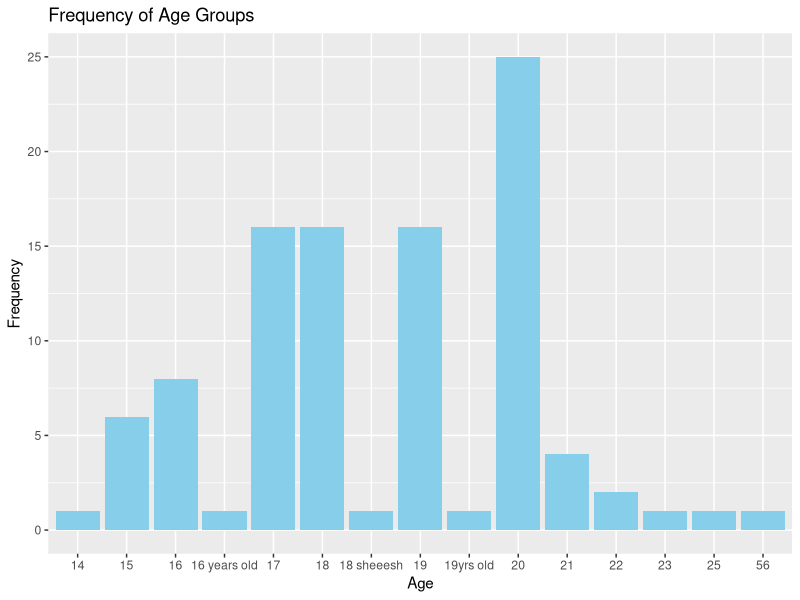

Generate this figure with R:
## ---- chunk 1
knitr::opts_chunk$set(echo = TRUE)
## ---- chunk 2
library(readr)
library(ggplot2)
library(dplyr)
## ---- chunk 3
survey <- read_csv("Survey_ Understanding Student Engagement in Online Gaming.csv")
View(survey)
## ---- chunk 4

age <- survey %>%
  mutate(Age = as.factor(Age)) %>%
  group_by(Age) %>%
  summarise(count = n())

# Plotting
ggplot(age, aes(x = Age, y = count)) +
  geom_bar(stat = "identity", fill = "skyblue") +
  labs(x = "Age", y = "Frequency", title = "Frequency of Age Groups")
